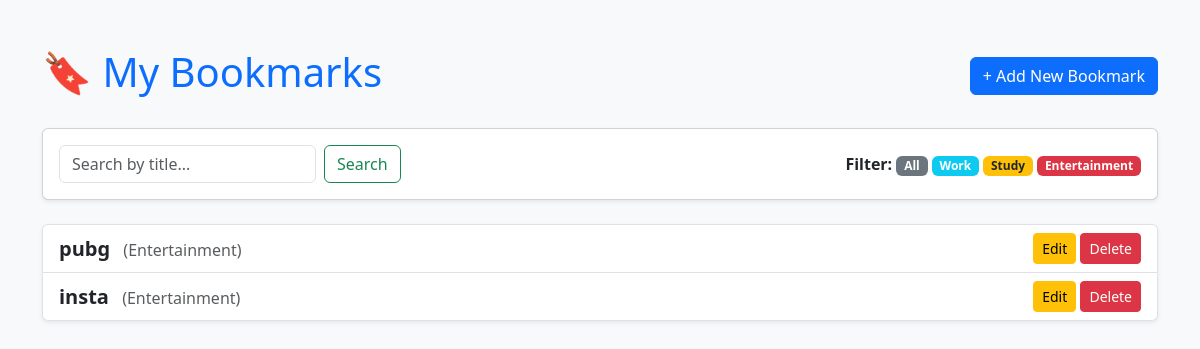
Page /bookmark/?category=entertainment (signed in) on the committed database.
### manager/models.py (models this page shows, shortened)
class Bookmark(models.Model):
    CATEGORY_CHOICES = [
        ('work','Work'),
        ('study','Study'),
        ('entertainment','Entertainment'),
        ('other','Other')
    ]
    user = models.ForeignKey(User, on_delete=models.CASCADE, default=1)
    title = models.CharField(max_length=200)
    url = models.URLField()
    category = models.CharField(max_length=100, choices=CATEGORY_CHOICES, default='other')
    created_at = models.DateTimeField(auto_now_add=True)

### manager/views.py (the view)
# urls.py: path('bookmark/', manager_views.bookmark_list, name='bookmark_list'),
@login_required
def bookmark_list(request):
    items = Bookmark.objects.filter(user=request.user).order_by('-created_at')
    category = request.GET.get('category')
    if category:
        items = items.filter(category=category)
    query = request.GET.get('q')
    if query:
        items = items.filter(title__icontains=query)
    return render(request, 'manager/bookmark_list.html', {'items': items})

### manager/templates/manager/bookmark_list.html (shortened to what this page needs)
<!DOCTYPE html>
<html lang="en">
<head>
    <link href="https://cdn.jsdelivr.net/npm/bootstrap@5.3.0/dist/css/bootstrap.min.css" rel="stylesheet">
</head>
<body class="bg-light">
    <div class="container mt-5">
        <div class="d-flex justify-content-between align-items-center mb-4">
            <h1 class="text-primary">🔖 My Bookmarks</h1>
            <a href="{% url 'bookmark_create' %}" class="btn btn-primary">+ Add New Bookmark</a>
        </div>
        <div class="card shadow-sm mb-4">
            <div class="card-body d-flex justify-content-between align-items-center">
                <form method="get" class="d-flex">
                    <input type="text" name="q" class="form-control me-2" placeholder="Search by title...">
                    <button type="submit" class="btn btn-outline-success">Search</button>
                </form>
                <div>
                    <strong>Filter: </strong>
                    <a href="{% url 'bookmark_list' %}" class="badge bg-secondary text-decoration-none">All</a>
                    <a href="?category=work" class="badge bg-info text-decoration-none">Work</a>
                    <a href="?category=study" class="badge bg-warning text-dark text-decoration-none">Study</a>
                    <a href="?category=entertainment" class="badge bg-danger text-decoration-none">Entertainment</a>
                </div>
            </div>
        </div>
        <ul class="list-group shadow-sm">
            {% for item in items %}
                <li class="list-group-item d-flex justify-content-between align-items-center">
                    <div>
                        <a href="{{ item.url }}" target="_blank" class="text-decoration-none fw-bold text-dark fs-5">
                            {{ item.title }}
                        </a>
                        <span class="text-muted ms-2">({{ item.get_category_display }})</span>
                    </div>
                    <div>
                        <a href="{% url 'bookmark_update' item.pk %}" class="btn btn-sm btn-warning">Edit</a>
                        <a href="{% url 'bookmark_delete' item.pk %}" class="btn btn-sm btn-danger">Delete</a>
                    </div>
                </li>
            {% empty %}
                <li class="list-group-item text-center text-muted py-4">
                    No bookmarks found! Add some links.
                </li>
            {% endfor %}
        </ul>
    </div>
</body>
</html>

### rows in the picture
Bookmark: title "pubg", category "Entertainment"
Bookmark: title "insta", category "Entertainment"
